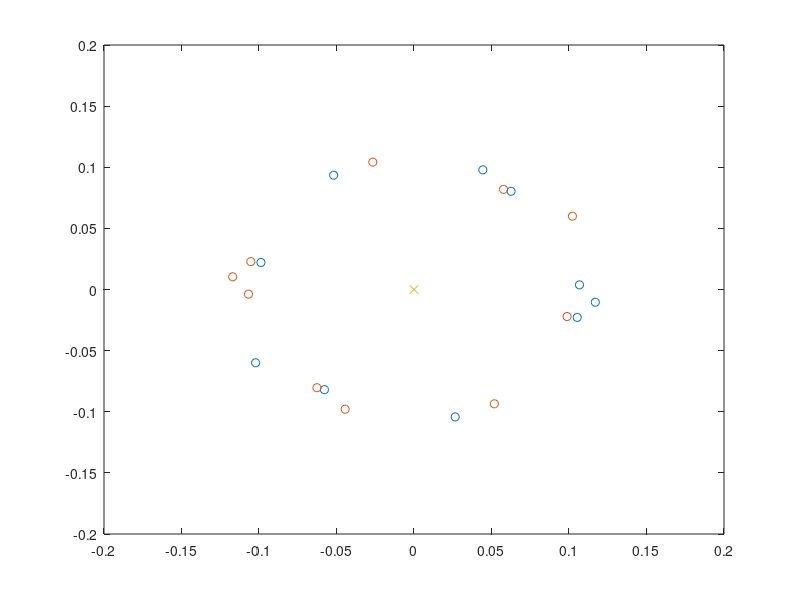

Write the MATLAB code that produced this figure. (Note: this script raises an error after producing the figure.)
clear;
%% Configurations
% duration time, sampling freq, #tags
time = 0.002;
fs = 10000000;
num = 10;
t = linspace(0, time, time * fs);

SNR = 20;           % change this

SNR1 = 10 * log10(2 * num) + SNR;

% all config/signal save in dir:
if exist("signals/", 'dir') == 0
    mkdir("signals")
end

%% Freqs, Phases, Amplitudes
% 15kHz ~ 30kHz
freq = rand(1, num) * 15000 + 15000;
% amp = (rand(1, num) * .02 + .1) .* exp(1j * 2*pi * rand(1, num));
amp = [0.105278488140166 - 0.022815703894954i,0.116970245460998 - 0.010401511833459i,-0.051829899302457 + 0.093509992767321i,-0.098740847394605 + 0.022109307227178i,-0.057775834523463 - 0.081945277760733i,0.026574569729239 - 0.104211139979910i,0.062621920169006 + 0.080339654927814i,0.044419656911533 + 0.097900755864330i,0.106761404818690 + 0.003799455470436i,-0.102182347104108 - 0.059953844562520i];
phases = rand(1, num) * 2 * pi;
plot(real(amp), imag(amp), 'o');
hold on
plot(-real(amp), -imag(amp), 'o')
plot(0, 0, 'x');
hold off
%% Generate Wave
wave = zeros(1, length(t));
for i = 1:num
    pwm = amp(i) * square(2*pi * freq(i) * t + phases(i));
    pwm = awgn(pwm, SNR1, 'measured');
    window = hamming(3);
    pwm = conv(pwm, window, "same");
    wave = wave + pwm;
end
% plot(t(1:800), wave(1:800));
%hold off

path_square = sprintf("./signals/" + "tags%d_snr%d_db.mat", ...
    [num, SNR]);
save(path_square, "wave", "freq", "amp", "phases");
